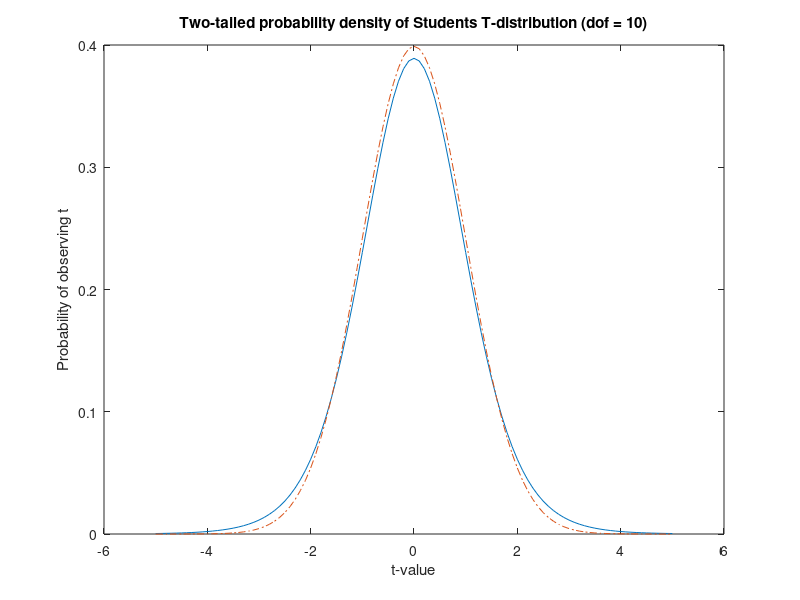
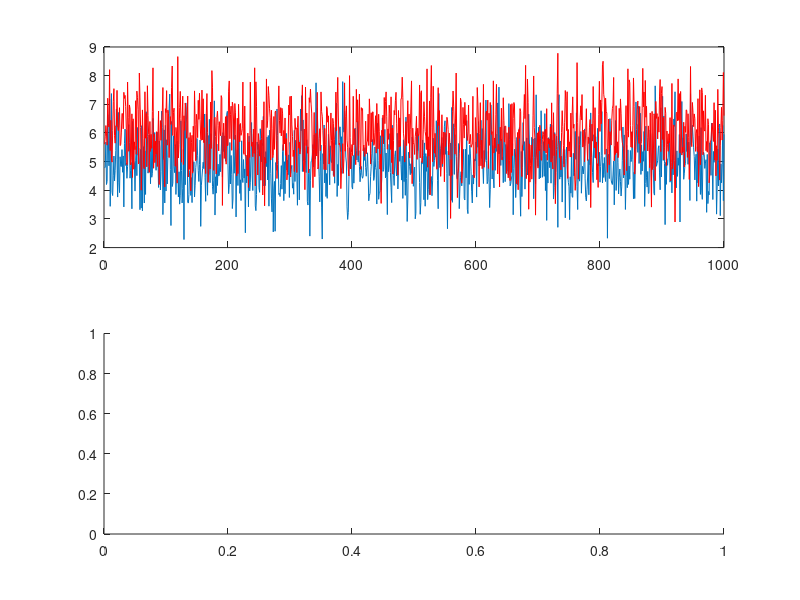

Write the MATLAB code that produced these figures, in order. (Note: this script raises an error after producing the figures.)
dof = 10; % degrees of freedom
x_bound = 5; % T-value bounds

x = -x_bound:0.1:x_bound;
y = tpdf(x,dof);
z = normpdf(x,0,1);
figure;
plot(x,y,'-',x,z,'-.')
title(['Two-tailed probability density of Students T-distribution (dof = ' num2str(dof) ')']);
xlabel('t-value')
ylabel('Probability of observing t')



%% Data

figure;
Npoints = 1000;
trueA = 5;
trueB = 6;
Gnoise = randn(Npoints,1);
dataA = trueA + Gnoise;
Gnoise = randn(Npoints,1);
dataB = trueB + Gnoise;
subplot(211)
plot(dataA)
hold on
plot(dataB,'r')
hold off
subplot(212)
numbins = 100;
h1 = histogram(dataA, 'NumBins', numbins, 'FaceColor','b','EdgeColor','k','facealpha',0.5,'edgealpha',0.5);
hold on
h2 = histogram(dataB, 'NumBins', numbins, 'FaceColor','r','EdgeColor','k','facealpha',0.5,'edgealpha',0.5);
hold off


dataA_mean = sum(dataA)/Npoints;
dataB_mean = sum(dataB)/Npoints;
dataA_var = sum((dataA - dataA_mean).^2)/(Npoints-1); % sample variance = s^2 = sum((x - xmean)^2)/(N-1)
dataA_std = sqrt(dataA_var); % sample standard deviation = s = sqrt(var)
dataB_var = sum((dataB - dataB_mean).^2)/(Npoints-1); % sample variance = s^2 = sum((x - xmean)^2)/(N-1)
dataB_std = sqrt(dataB_var); % sample standard deviation = s = sqrt(var)


% t-test and significance testing

% We assume that the population follows a normal distribution

% Is it likely/probable that the collected sample comes from a population where
% the mean is the same as the mean of the formulated null hypothesis?

% We compare the mean of the collected sample to the null hypothesis mean

% We have to determine: is it likely that our sample mean is actually
% different from the expected null mean, or is it just a result of random
% sampling or measurement error. I.e. is the difference in the means large
% enough and is the standard deviation / error small enough so that the one
% won't be confused with the other.

% We calculate T, which is the number of standard errors that the sample
% mean is removed from the null hypothesis mean. 

% We don't have the value of the standard error (deviation), because we
% don't have the full population data. So we estimate the standard error
% from the sample(s?). Because we estimate the error, we introduce an extra
% error. Because of this we now have to assume/use a Student's T
% distribution and not the normal Z distribution anymore (more explanation needed here!)

% T = (sample mean - null mean)/(standard error);
% standard error = (sample std_dev)/sqrt(N)
sample_std = std(dataA-dataB)
se = sample_std/sqrt(Npoints)
T = (dataA_mean - dataB_mean)/se
p = 1-tcdf(T,Npoints-1) % Probability of larger t-statistic



% [h, p, ci, stats] = ttest(dataA - dataB) % paired t-test
[h, p, ci, stats] = ttest(dataA , dataB) % two-sample t-test



%% GLM sim

% From cyril pernet paper misconceptions

% 1: y = X? + ?
% with y the time series from one voxel, X the design matrix, ? the model parameters, ? the error (or residuals)
% 2: ?hat=(X_Trans.X)^(?1).X_Trans.y
% 3: ?hat^2=(ehat_Trans.ehat)/(n?rank(X))
% with ?hat the parameter estimates, ?hat^2 the variance estimate, and ehat the estimated residuals (y?X?hat)
% note that Equation 2 only applies when XTX is invertible. When XTX is rank deficient, a pseudo-inverse is used instead.


% 4: t= (c_Trans.?hat)/sqrt(?hat^2.c_Trans.(X_Trans.X)^(?1).c)
% c defined the contrast of interest, ?? are the parameter estimates, ??2 is the variance obtained from the residuals, X is the design matrix. 


